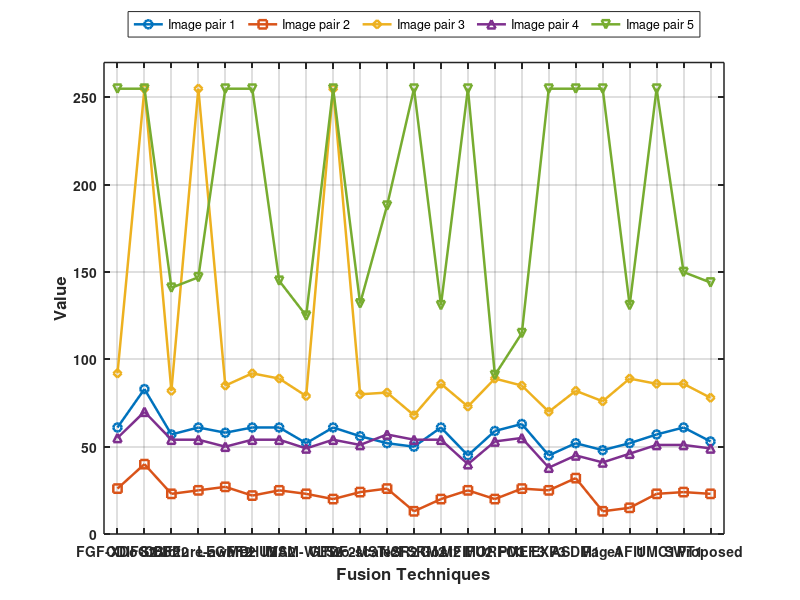

Here is the MATLAB script that generated this plot:

clear; close all; clc;

% ---------------------------------------------------------
% Methods (23 Techniques) - Original Names Preserved
% ---------------------------------------------------------
methods = { ...
    'FGF-XDoG2','CDIF-CBF2','CBF2','Structure-aware2','LEGFF2',...
    'MDHU2','IMA2','VSM-WLS2','GFDF2','Two-scale2',...
    'MST-SR2','NcFSRM2','Gost2','MFIFU2','MORFO3',...
    'PMEF3','EXP3','ASDM1','Page1','AFI1','UMC1','SWT1','Proposed'};

% ---------------------------------------------------------
% MODE VALUES FOR DATASETS 1, 8, 14, 17 AND D
% ---------------------------------------------------------
A = [61 83 57 61 58 61 61 52 61 56 52 50 ...
     61 45 59 63 45 52 48 52 57 61 53];

B = [26 40 23 25 27 22 25 23 20 24 26 13 ...
     20 25 20 26 25 32 13 15 23 24 23];

C = [92 255 82 255 85 92 89 79 255 80 81 68 ...
     86 73 89 85 70 82 76 89 86 86 78];

D = [55 70 54 54 50 54 54 49 54 51 57 54 ...
     54 40 53 55 38 45 41 46 51 51 49];

E = [255 255 141 147 255 255 145 125 255 132 188 255 ...
     131 255 91 115 255 255 255 131 255 150 144];

% ---------------------------------------------------------
% PLOT MODE VALUES FOR DATASETS 1, 8, 14, 17 AND D
% ---------------------------------------------------------
figure('Color','w','Position',[100 100 1400 650]);

hold on;
grid on;
box on;

x = 1:length(methods);

plot(x,A,'-o','LineWidth',1.8,'MarkerSize',6);
plot(x,B,'-s','LineWidth',1.8,'MarkerSize',6);
plot(x,C,'-d','LineWidth',1.8,'MarkerSize',6);
plot(x,D,'-^','LineWidth',1.8,'MarkerSize',6);
plot(x,E,'-v','LineWidth',1.8,'MarkerSize',6);

% ---------------------------------------------------------
% AXIS SETTINGS
% ---------------------------------------------------------
set(gca,'XTick',x,...
        'XTickLabel',methods,...
        'XTickLabelRotation',50,...
        'FontSize',10,...
        'FontWeight','bold');

xlim([0.5 23.5]);
ylim([0 270]);

xlabel('Fusion Techniques','FontSize',12,'FontWeight','bold');
ylabel('Value','FontSize',12,'FontWeight','bold');

%title('Mode Intensity Comparison Across Datasets 1, 8, 14, 17 and D',...'FontSize',14,'FontWeight','bold');

legend({'Image pair 1','Image pair 2','Image pair 3',...
        'Image pair 4','Image pair 5'},...
        'Location','northoutside',...
        'Orientation','horizontal');

set(gca,'LineWidth',1.1);

hold off;

% ---------------------------------------------------------
% SAVE FIGURE
% ---------------------------------------------------------
exportgraphics(gcf,'Mode_Comparison_image.png','Resolution',600);
